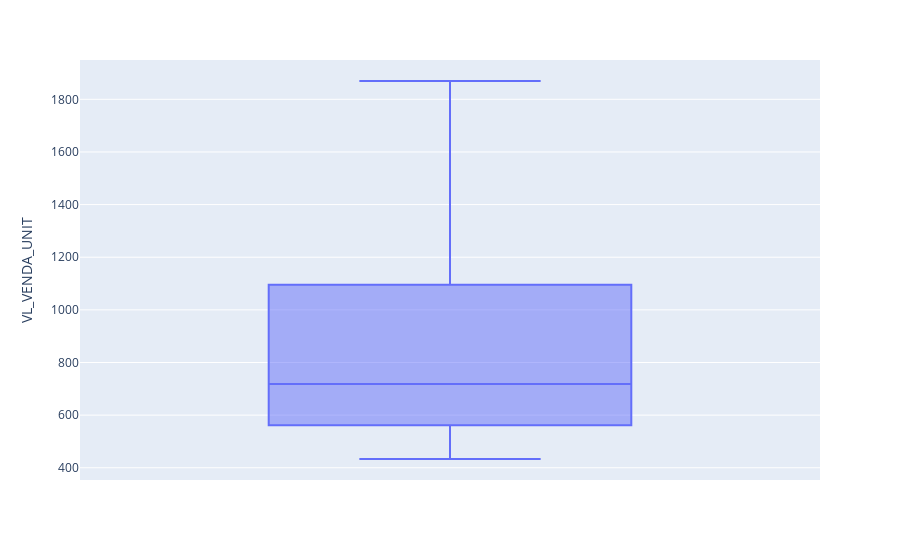

The notebook cell saved with this chart:
### Code cell
boxplot = px.box(df_mes, y="VL_VENDA_UNIT")
boxplot.show()

### Figure 1 — Plotly figure (JSON) as saved in the notebook; plotly's stock layout.template omitted (floating-point values rounded to 4 significant figures)
{"data": [{"alignmentgroup": "True", "hovertemplate": "VL_VENDA_UNIT=%{y}<extra></extra>", "legendgroup": "", "marker": {"color": "#636efa"}, "name": "", "notched": false, "offsetgroup": "", "orientation": "v", "showlegend": false, "type": "box", "x0": " ", "xaxis": "x", "y": [1096.0, 1722.0, 869.6, 1453.0, 1449.0, 1712.0, 1870.0, 1396.0, 1189.0, 1189.0, 1704.0, 983.5, 1304.0, 1307.0, 1220.0, 1081.0, 943.7, 1008.0, 469.3, 779.8, 853.9, 1020.0, 1147.0, 1067.0, 1187.0, 1019.0, 891.7, 837.3, 737.7, 727.3, 643.6, 668.2, 657.4, 709.3, 701.9, 662.6, 626.7, 561.6, 521.3, 492.9, 495.8, 495.1, 501.9, 515.8, 479.1, 474.9, 477.5, 471.7, 528.3, 508.4, 531.7, 626.5, 578.5, 601.4, 614.4, 593.2, 701.9, 609.9, 576.5, 433.4, 825.7, 1238.0], "y0": " ", "yaxis": "y"}], "layout": {"boxmode": "group", "legend": {"tracegroupgap": 0}, "margin": {"t": 60}, "xaxis": {"anchor": "y", "domain": [0, 1]}, "yaxis": {"anchor": "x", "domain": [0, 1], "title": {"text": "VL_VENDA_UNIT"}}}}
